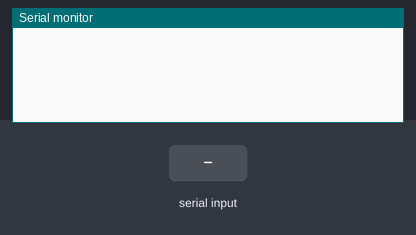
Bench run of a sketch on a simulated Arduino Uno, built with avr-gcc and run on an emulated ATmega328P. Parts: the last lines printed to the serial monitor. The test bench sets the inputs (shaded band).

Above: at 1.2 s.
1.3 s: "Y" received over Serial
At 2.5 s:
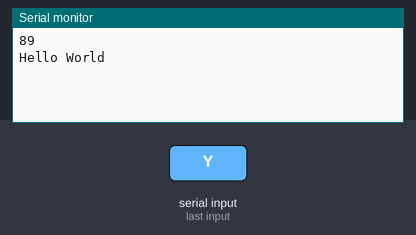
2.8 s: "1" received over Serial
At 3.9 s:
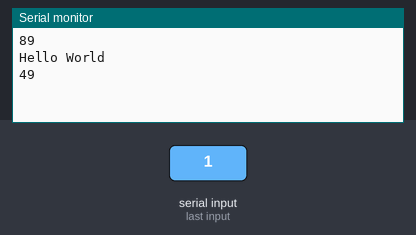

Measured:
- after the input at 1.3 s, the serial monitor: prints a new line at once (image 1)
- after the input at 2.8 s, the serial monitor: prints a new line at once (image 2)

The sketch:

bluetoothBasic.ino
```cpp
void setup() {
Serial.begin(115200);     //EPBMX
}

void loop() {
  if(Serial.available()){     //is 1 if available, so it will go into the statement
    int code = Serial.read();
    Serial.println(code);
    if(code == 89){
      Serial.println("Hello World");
    }
  }
}
```
